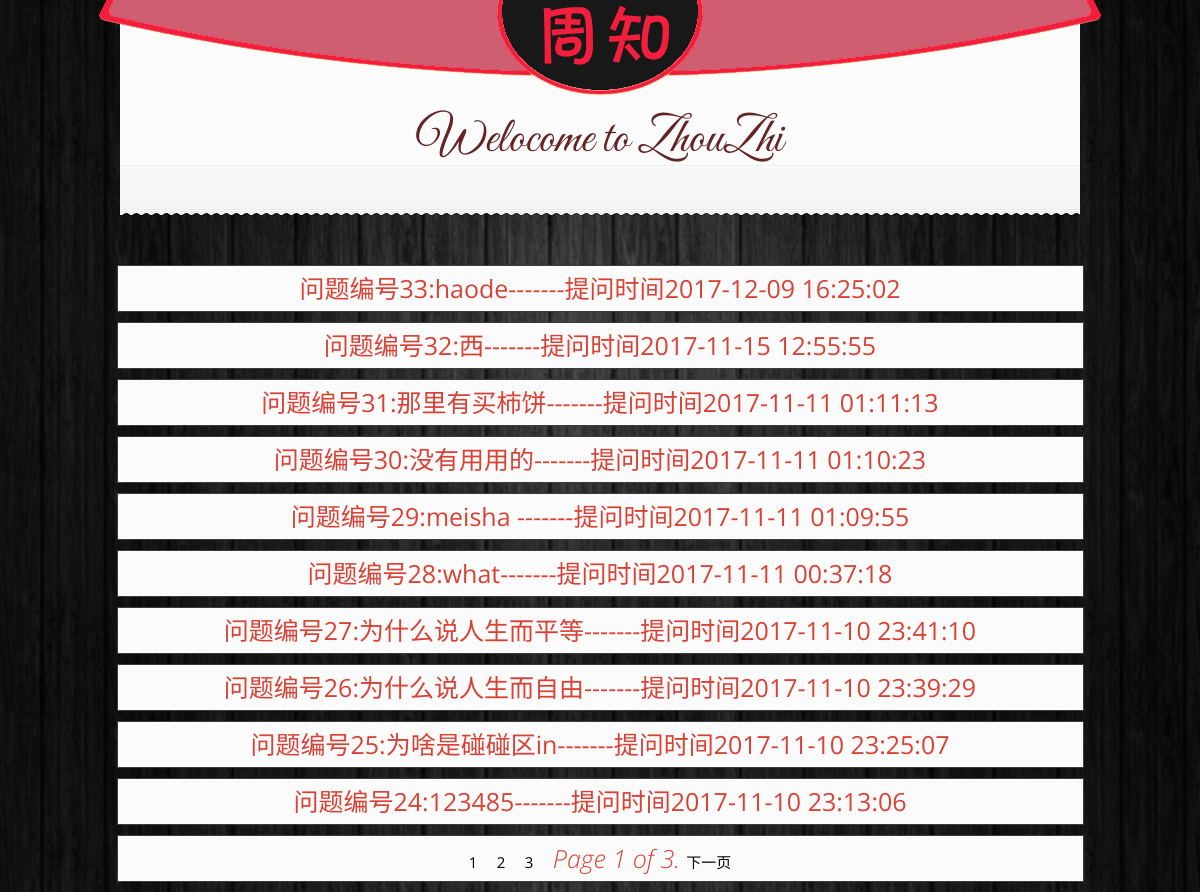
The app's page /hot with its own data.
### zhou/models.py (models this page shows)
class Question(models.Model):
    qustion_user = models.ForeignKey(User)
    content = models.TextField(null=False)
    time = models.CharField(max_length=30)
    def __unicode__(self):  # 在Python3中用 __str__ 代替 __unicode__
        return self.content

### zhou/views.py (the view)
# urls.py: url(r'^hot',views.hot),
def hot(request):
    context = {}
    questions=Question.objects.order_by()
    questions_list=[]
    for question in questions:
        questions_list.append([question.id,question,question.time])
    questions_list.reverse()
    paginator=Paginator(questions_list,10)
    page= request.GET.get('page')
    try:
        contacts = paginator.page(page)
    except PageNotAnInteger:
        contacts = paginator.page(1)
    except EmptyPage:
        contacts = paginator.page(paginator.num_pages)
    context['questions']=contacts
    context['count']=paginator.page_range
    print(contacts.count)
    return render(request, 'hot.html', context)

### templates/hot.html (shortened to what this page needs)
<!DOCTYPE html>
<html lang="en">
<head>
    <link rel="stylesheet" href="/static/dlzc/css/style.css" />
    <link rel="stylesheet" href="/static/dlzc/css/prettyPhoto.css" />
    <link rel="stylesheet" href="/static/dlzc/css/animate.min.css" />
    <link rel="stylesheet" href="/static/dlzc/css/bounceInDown.css" />
    <link rel="stylesheet" href="/static/dlzc/css/hot.css" />
</head>
<body id="example-rand">
<div id="headerContainer">
    <div id="mainMenuBg" style="position: relative">
        <img src="/static/dlzc/images/menubar.png" width="1002px" height="95px"
             style="position:absolute;left:50%;top:0;margin: 0 -501px;" usemap="#testmap">
    </div>
    <div id="QuotePagetitleBreadcrumbsWrapper">
        <div id="QuotePagetitleContainer">
            <p>Welocome to ZhouZhi</p>
        </div>
        <div id="subtitleBreadcrumbsContainer">
            <div id="subtitleBreadcrumbsWrapper">
            </div>
        </div>
    </div>
</div>
{% for question in questions  %}
<div class="content">
    <div class="reci">
        <a href="{% url "question_id" question.0 %}"><h1>问题编号{{ question.0 }}:{{ question.1 }}-------提问时间{{ question.2 }} </h1></a>
    </div>
</div>
{% endfor %}
<div class="content">
    <div class="reci">
    <h1>
            {% for foo in count %}
        <a href="?page={{ foo }}">{{ foo }}</a>&nbsp;&nbsp;
        {% endfor %}
        <span class="current">
            Page {{ questions.number }} of {{ questions.paginator.num_pages }}.
        </span>
        {% if questions.has_next %}
            <a href="?page={{ questions.next_page_number }}">下一页</a>
        {% endif %}
    </h1>
    </div>
</div>
</body>
</html>

### zhou/static/dlzc/css/style.css (style rules this page uses)
html, body, div, span, applet, object, iframe, h1, h2, h3, h4, h5, h6, p, blockquote, pre, a, abbr, acronym, address, big, cite, code, del, dfn, em, img, ins, kbd, q, s, samp, small, strike, strong, sub, sup, tt, var, b, u, i, center, dl, dt, dd, ol, ul, li, fieldset, form, label, legend, table, caption, tbody, tfoot, thead, tr, th, td, article, aside, canvas, details, embed, figure, figcaption, footer, header, hgroup, menu, nav, output, ruby, section, summary, time, mark, audio, video { margin: 0; padding: 0; border: 0; font-size: 100%; font: inherit; vertical-align: baseline; }
body { line-height: 1; }
a { text-decoration: none; }
body { background: url(../images/back.jpg) no-repeat; background-position: top center; background-size: 100%; font-family: 'Open Sans', sans-serif; font-weight: 300; }
h1 { font-size: 25px; color: #da4135; font-weight: 400; margin-bottom: 10px; }
h1 span { font-weight: 100; font-style: italic; }
p { color: #903737; font-size: 12px; line-height: 18px; font-weight: 500; letter-spacing: 0.2px; }
a { color: #da4135; font-size:13px }
#headerContainer { position: relative; z-index: 50; height: 215px; margin-bottom:50px; }
#QuotePagetitleBreadcrumbsWrapper { width: 960px; margin: 0 auto; position:relative; z-index:-10; top:-100px; }
#QuotePagetitleContainer { min-height: 150px; display:block; }
#QuotePagetitleContainer p { font-family: 'Great Vibes', cursive; font-size: 50px; color: #f21e3e; text-align: center; padding-top:120px; line-height: 1; letter-spacing: 0; font-weight: 300; }
#subtitleBreadcrumbsContainer { background: url(../images/pageTitleQuoteContainerBottomBar.png) repeat-x; height:51px; background-position: bottom; }
#subtitleBreadcrumbsWrapper { width: 490px; margin: 0 auto; padding-top: 9px; }

### zhou/static/dlzc/css/bounceInDown.css (style rules this page uses)
.bounceInDown { -webkit-animation-name: bounceInDown; -moz-animation-name: bounceInDown; -o-animation-name: bounceInDown; animation-name: bounceInDown; }

### zhou/static/dlzc/css/hot.css (style rules this page uses)
body,div,img,p,ul,li,dl,dt,dd,h1,h2,h3,h4,h5,h6 { margin: 0;padding: 0; }
input,img,button { border:0; outline: none; margin: 0; padding: 0; }
fieldset, img, input,button { border: none; padding: 0; margin: 0; outline-style: none; }
img { border:0; vertical-align: middle; }
a { color: #000;text-decoration: none;font-size: 15px }
body { background: url(../images/back.jpg) repeat; background-position: top center; background-size: 100%; font-family: 'Open Sans', sans-serif; font-weight: 300; }
#mainMenuBg { position: relative; width: 1002px; height: 95px; margin: 0 auto; }
#headerContainer { position: relative; z-index: 50; height: 215px; margin-bottom:50px; }
#QuotePagetitleBreadcrumbsWrapper { width: 960px; margin: 0 auto; position:relative; z-index:-10; top:-100px; }
#QuotePagetitleContainer { background: #fbfbfb; min-height: 150px; display:block; }
#QuotePagetitleContainer p { font-family: 'Great Vibes', cursive; font-size: 50px; color: #642424; text-align: center; padding-top:120px; line-height: 1; letter-spacing: 0; font-weight: 300; }
#subtitleBreadcrumbsContainer { background: url(../images/pageTitleQuoteContainerBottomBar.png) repeat-x; height:51px; background-position: bottom; position: relative; }
.animated { animation-duration: 1s; animation-fill-mode: both; }
.reci { margin:5px auto 10px; width: 945px; background-color: #fbfbfb; padding: 10px; border: 1px solid #3c3c3c; }
.reci h1 { text-align: center; }

### records on screen
Question: id "33", content "haode", time "2017-12-09 16:25:02"
Question: id "32", content "西", time "2017-11-15 12:55:55"
Question: id "31", content "那里有买柿饼", time "2017-11-11 01:11:13"
Question: id "30", content "没有用用的", time "2017-11-11 01:10:23"
Question: id "29", content "meisha", time "2017-11-11 01:09:55"
Question: id "28", content "what", time "2017-11-11 00:37:18"
Question: id "27", content "为什么说人生而平等", time "2017-11-10 23:41:10"
Question: id "26", content "为什么说人生而自由", time "2017-11-10 23:39:29"
Question: id "25", content "为啥是碰碰区in", time "2017-11-10 23:25:07"
Question: id "24", content "123485", time "2017-11-10 23:13:06"

### other values on screen
{{ foo }} "1" "2" "3"
{{ questions.number }} "1"
{{ questions.paginator.num_pages }} "3"
